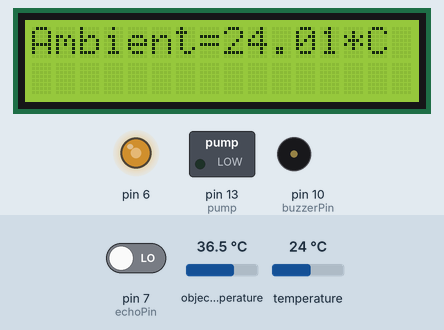
Recording of a sketch running on a simulated Arduino Uno, built with avr-gcc and run on an emulated ATmega328P. Shown: 16×2 character LCD, switched loads named in the sketch (green lamp = pin HIGH), output pins drawn as LEDs (lit = HIGH), buzzer (waves = sounding). The test bench sets the inputs (shaded band); at power-on: temperature 24 °C, object temperature 36.5 °C, pin 7 (echoPin) LOW. Pins used as bus, display or sensor lines are not drawn; what the sketch prints to the serial monitor is not drawn.

Above: at 1.6 s.
1.7 s: temperature set to 2 °C
At 8.1 s:
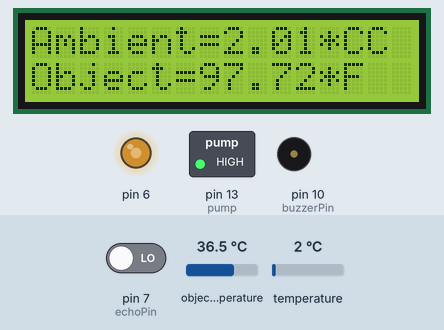
10.6 s: object temperature set to 36.9 °C
At 14.2 s:
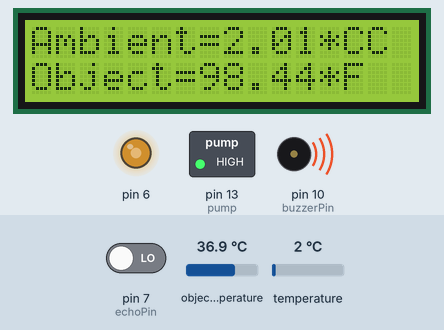
21.6 s: temperature set to 12 °C
At 25.2 s:
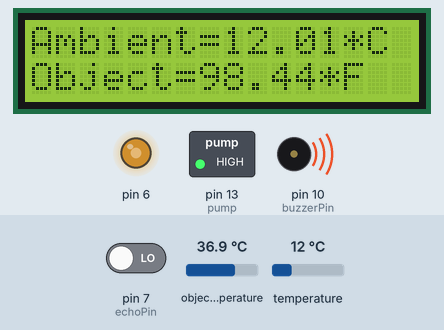
32.6 s: object temperature set to 20 °C
At 37.3 s:
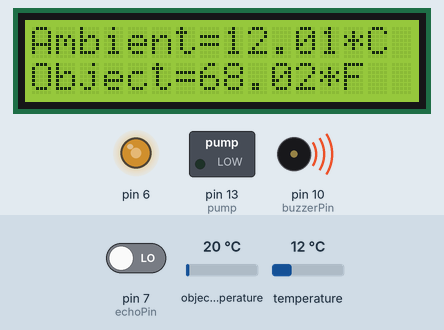
Timing chart, 0 to 38.8 s (numbered marks = the images above; inputs shaded):
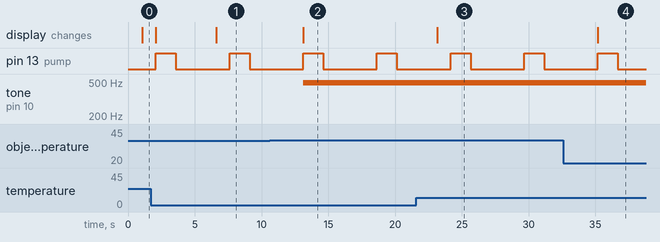

Measured:
- the behaviour switches between 36.6 and 36.7 °C on object temperature (found by bisection; images 1 and 2)
- after the input at 1.7 s, the display: first differs from a run without the input after 4.9 s (image 1)
- after the input at 10.6 s, tone on pin 10 (buzzerPin): silent → 490 Hz after 2.5 s; the display: changes after 2.5 s (image 2)
- after the input at 21.6 s, the display: changes after 1.6 s (image 3)
- after the input at 32.6 s, the display: changes after 2.6 s (image 4)
- by itself, pin 13 (pump): alternates HIGH for 1.5 s and LOW for 4.0 s

The sketch:

TempDisplayBuzzer.ino
```cpp
#include <Wire.h>
#include <LiquidCrystal.h>
#include <Adafruit_MLX90614.h>
Adafruit_MLX90614 mlx = Adafruit_MLX90614();
const int rs = 12, en = 11, d4 = 5, d5 = 4, d6 = 3, d7 = 2, Contrast=150;
LiquidCrystal lcd(rs, en, d4, d5, d6, d7);
#define echoPin 7
#define trigPin 8
#define pump 13
#define buzzerPin 10
int long duration;
int distance;
void setup()
{
  analogWrite(6, Contrast);
  lcd.begin(16, 2);
  Serial.begin(9600);
  Serial.println("Adafruit MLX90614 test");
  mlx.begin();
  pinMode(echoPin,INPUT);
  pinMode(trigPin,OUTPUT);
  pinMode(pump, OUTPUT);
}
void loop()
{
  digitalWrite(trigPin, LOW);
  delay(2);
  digitalWrite(trigPin, HIGH);
  delay(10);
  digitalWrite(trigPin, LOW);
  duration=pulseIn(echoPin, HIGH);
  distance=(duration*0.034/2);
  lcd.setCursor(0,0);
  lcd.print("Ambient="); lcd.print(mlx.readAmbientTempC()); lcd.print("*C");
  if(distance<=3)
  {
     delay(1000);
     lcd.setCursor(0, 1);
     lcd.print("Object="); lcd.print(mlx.readObjectTempF()); lcd.print("*F");
     if(mlx.readObjectTempF()>=98)
    {
      analogWrite(buzzerPin, 20);
      digitalWrite(pump, HIGH);
      delay(1500);

      digitalWrite(pump, LOW);
      delay(1500);
    }
    else if(mlx.readObjectTempF()>=30 && mlx.readObjectTempF()<98)
    {
      digitalWrite(pump, HIGH);
      delay(1500);
      digitalWrite(pump, LOW);
      delay(1500);
    }
  }
  delay(500);
}
```
